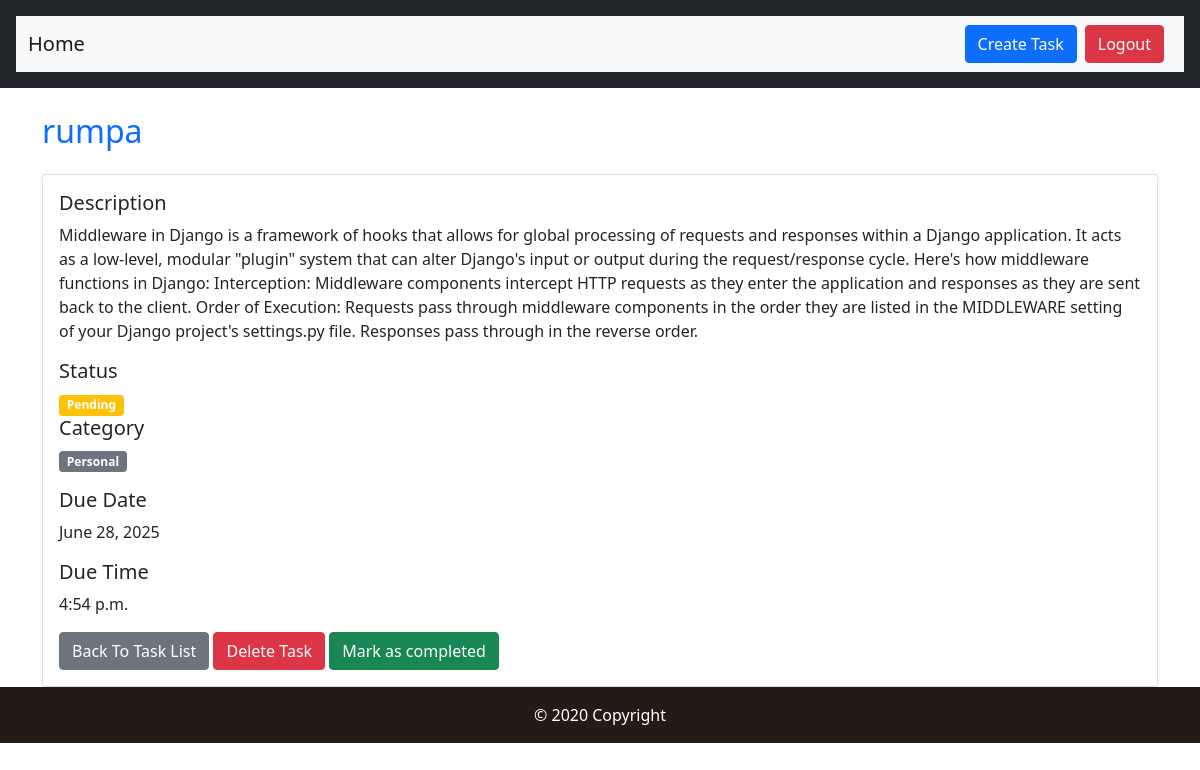
/task/3/ (signed in), run on the app's committed database.
### task/models.py (models this page shows, shortened)
class Task(models.Model):
    STATUS = [
        ('pending', 'Pending'),
        ('completed', 'Completed'),
    ]
    CATEGORY = [
        ('work', 'Work'),
        ('personal', 'Personal'),
        ('other', 'Other'),
    ]
    title = models.CharField(max_length=100)
    description = models.TextField()
    due_date = models.DateField()
    due_time = models.TimeField()
    status = models.CharField(max_length=10, choices=STATUS)
    category = models.CharField(max_length=10, choices=CATEGORY)
    is_completed = models.BooleanField(default=False)
    user = models.ForeignKey(User, on_delete=models.CASCADE)

### task/views.py (the view)
# urls.py: path('task/<int:task_id>/', views.task_detail, name='task_detail'),
@login_required
def task_detail(request, task_id):
    task = get_object_or_404(Task, id=task_id, user=request.user)
    return render(request, 'task_detail.html', {'task' : task})

### task/templates/task_detail.html
{% extends "base.html" %} {% block content %}
<h2 class="mb-4 text-primary">{{ task.title }}</h2>
<div class="card shadow-sm">
  <div class="card-body">
    <div class="md-3">
      <h5>Description</h5>
      <p>{{ task.description }}</p>
    </div>
    <div class="md-3">
      <h5>Status</h5>
      {% if task.is_completed %}
        <span class="badge bg-success">Completed</span>
      {% else %}
        <span class="badge bg-warning">Pending</span>
      {% endif %}
    </div>
    <div class="mb-3">
        <h5>Category</h5>
        <span class="badge bg-secondary">{{ task.get_category_display}}</span>
    </div>
    <div class="mb-3">
        <h5>Due Date</h5>
        <p>{{ task.due_date}}</p>
    </div>
    <div class="mb-3">
        <h5>Due Time</h5>
        <p>{{ task.due_time}}</p>
    </div>
    <div>
      <a href="{% url "task_list" %}" class="btn btn-secondary">Back To Task List</a>
      <a href="{% url "task_delete" task.id %}" class="btn btn-danger">Delete Task</a>
      {% if not task.is_completed %}
        <a href="{% url "task_mark_completed" task.id %}" class="btn btn-success">Mark as completed</a>
      {% endif %}
    </div>
  </div>
</div>
{% endblock %}

### data on the page
Task: title "rumpa", description "Middleware in Django is a framework of hooks that allows for global processing of requests and responses within a Django application. It acts as a low-level, modular \"plugin\" system that can alter Django's input or output during the request/response cycle. Here's how middleware functions in Django: Interception: Middleware components intercept HTTP requests as they enter the application and responses as they are sent back to the client. Order of Execution: Requests pass through middleware components in the order they are listed in the MIDDLEWARE setting of your Django project's settings.py file. Responses pass through in the reverse order.", category "Personal", due_date "June 28, 2025", due_time "4:54 p.m."
